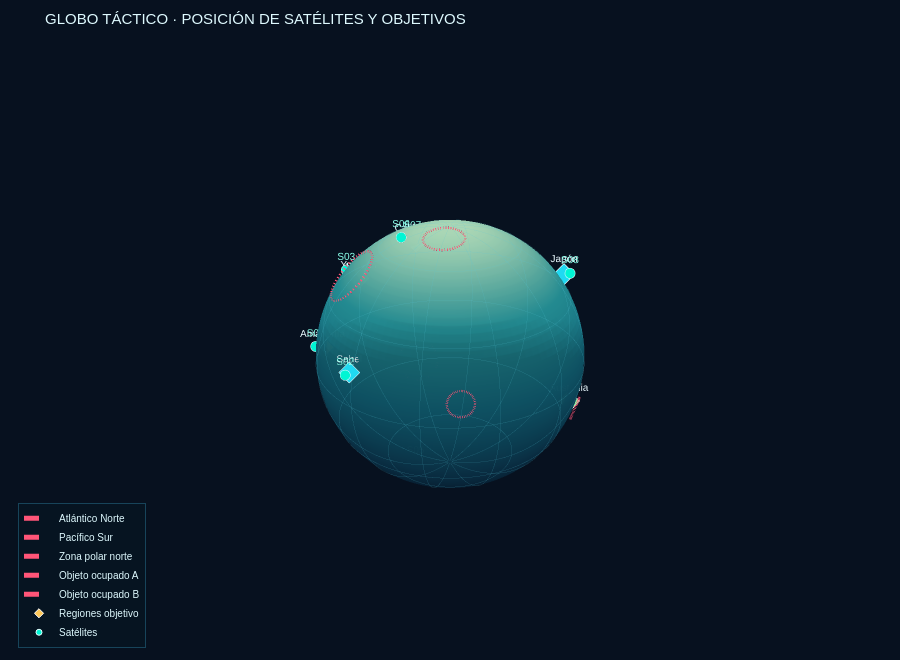
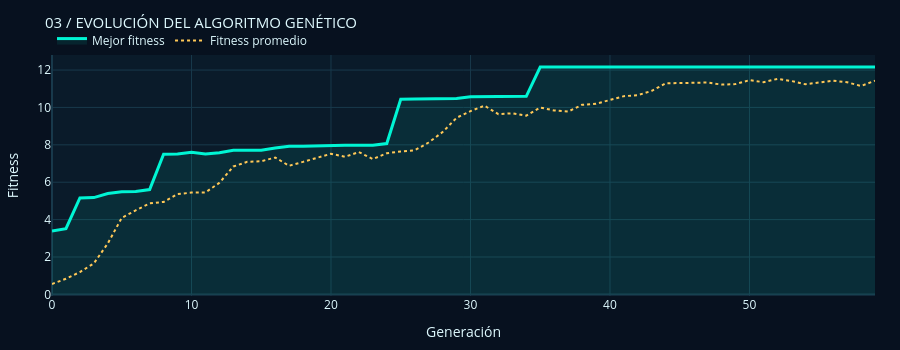

The code cell stored with these charts, in order, in its notebook:
### Code cell
from IPython.display import display, HTML

def latlon_to_xyz(lat, lon, radius=1.0):
    lat_r, lon_r = np.radians(lat), np.radians(lon)
    return (radius*np.cos(lat_r)*np.cos(lon_r),
            radius*np.cos(lat_r)*np.sin(lon_r), radius*np.sin(lat_r))

def circle_on_globe(center, radius_deg, n=120, globe_radius=1.018):
    lat0, lon0 = center
    bearings = np.linspace(0, 2*np.pi, n)
    ang, lat1, lon1 = np.radians(radius_deg), np.radians(lat0), np.radians(lon0)
    lats, lons = [], []
    for b in bearings:
        lat = np.arcsin(np.sin(lat1)*np.cos(ang)+np.cos(lat1)*np.sin(ang)*np.cos(b))
        lon = lon1 + np.arctan2(np.sin(b)*np.sin(ang)*np.cos(lat1),
                                np.cos(ang)-np.sin(lat1)*np.sin(lat))
        lats.append(np.degrees(lat)); lons.append((np.degrees(lon)+180)%360-180)
    return latlon_to_xyz(np.array(lats), np.array(lons), globe_radius)

def crear_dashboard(individuo, historial_max=None, historial_avg=None):
    reporte = coverage_report(individuo)
    cubiertas = int((reporte['Cubierta (≤300 km)'] == 'Sí').sum())
    invalidos = sum(not is_valid_position(*s) for s in individuo)
    fitness = evaluar_fitness(individuo)
    tasa = 100*cubiertas/max(1, len(REGIONS))
    display(HTML(f'''<div style="font-family:Arial,sans-serif;background:linear-gradient(120deg,#07111f,#0b1e31);border:1px solid #1c4962;border-radius:16px;padding:22px;color:#e6faff;margin:4px 0 14px 0">
      <div style="display:flex;align-items:center;gap:12px"><div style="font-size:28px">🛰️</div><div><div style="font-size:11px;letter-spacing:3px;color:#00e5c3">ASTROSHIELD / MISSION CONTROL</div><div style="font-size:24px;font-weight:700;margin-top:4px">Centro de control de constelación</div><div style="font-size:12px;color:#8aa9bc;margin-top:5px">Visualización interactiva · Optimización evolutiva · Monitoreo regional</div></div><div style="margin-left:auto;border:1px solid #087f70;color:#48f3cf;padding:7px 12px;border-radius:20px;font-size:11px">● SIMULACIÓN GENERADA</div></div>
      <div style="display:grid;grid-template-columns:repeat(4,minmax(120px,1fr));gap:10px;margin-top:20px">
      <div style="background:#0c2637;border:1px solid #17445a;border-radius:10px;padding:14px"><div style="font-size:10px;color:#8daaba;letter-spacing:1px">SATÉLITES</div><div style="font-size:27px;font-weight:700;color:#f1fbff">{len(individuo)} <span style="font-size:11px;color:#00e5c3">● ACTIVO</span></div><div style="font-size:11px;color:#7896a8">Constelación optimizada</div></div>
      <div style="background:#0c2637;border:1px solid #17445a;border-radius:10px;padding:14px"><div style="font-size:10px;color:#8daaba;letter-spacing:1px">COBERTURA REGIONAL</div><div style="font-size:27px;font-weight:700;color:#00e5c3">{cubiertas}/{len(REGIONS)}</div><div style="font-size:11px;color:#7896a8">Dentro del radio de 300 km</div></div>
      <div style="background:#0c2637;border:1px solid #17445a;border-radius:10px;padding:14px"><div style="font-size:10px;color:#8daaba;letter-spacing:1px">FITNESS</div><div style="font-size:27px;font-weight:700;color:#f8ce66">{fitness:.3f}</div><div style="font-size:11px;color:#7896a8">Evaluación de la solución</div></div>
      <div style="background:#0c2637;border:1px solid #17445a;border-radius:10px;padding:14px"><div style="font-size:10px;color:#8daaba;letter-spacing:1px">POSICIONES INVÁLIDAS</div><div style="font-size:27px;font-weight:700;color:{'#ff6482' if invalidos else '#00e5c3'}">{invalidos}</div><div style="font-size:11px;color:#7896a8">Según restricciones configuradas</div></div>
      </div></div>'''))

    fig = go.Figure()
    u = np.linspace(0, 2*np.pi, 100); v = np.linspace(-np.pi/2, np.pi/2, 60)
    xx = np.outer(np.cos(u), np.cos(v)); yy = np.outer(np.sin(u), np.cos(v)); zz = np.outer(np.ones_like(u), np.sin(v))
    fig.add_trace(go.Surface(x=xx,y=yy,z=zz,surfacecolor=zz,
        colorscale=[[0,'#07172b'],[0.25,'#0b3650'],[0.55,'#11647a'],[0.8,'#238b91'],[1,'#9cc8a6']],
        cmin=-1,cmax=1,opacity=.98,showscale=False,hoverinfo='skip',name='Tierra'))
    # Grid latitude/longitude for a technical cartographic feel
    for lat in [-60,-30,0,30,60]:
        lons=np.linspace(-180,180,160); lats=np.full_like(lons,lat)
        gx,gy,gz=latlon_to_xyz(lats,lons,1.003)
        fig.add_trace(go.Scatter3d(x=gx,y=gy,z=gz,mode='lines',line=dict(color='#56c7db',width=1),opacity=.22,showlegend=False,hoverinfo='skip'))
    for lon in range(-150,181,30):
        lats=np.linspace(-89,89,140); lons=np.full_like(lats,lon)
        gx,gy,gz=latlon_to_xyz(lats,lons,1.003)
        fig.add_trace(go.Scatter3d(x=gx,y=gy,z=gz,mode='lines',line=dict(color='#56c7db',width=1),opacity=.22,showlegend=False,hoverinfo='skip'))
    # Restricted zones / occupied objects
    for idx,zone in enumerate(DEBRIS_ZONES+BLOCKED_OBJECTS):
        x,y,z=circle_on_globe(zone['center'],zone['radius'])
        label=zone.get('name',f'Zona restringida {idx+1}')
        fig.add_trace(go.Scatter3d(x=x,y=y,z=z,mode='lines',line=dict(color='#ff5578',width=5,dash='dash'),name=label,hovertemplate=f'<b>{label}</b><br>Radio: {zone["radius"]}°<extra></extra>'))
    # Target regions
    rx,ry,rz,labels,cols,hov=[],[],[],[],[],[]
    for name,info in REGIONS.items():
        x,y,z=latlon_to_xyz(*info['coords'],1.035); rx.append(x);ry.append(y);rz.append(z);labels.append(name)
        cols.append({3:'#ffc857',2:'#20d9f2',1:'#8ef0a4'}[info['priority']])
        prioridad_label = {3: 'Alta', 2: 'Media', 1: 'Normal'}[info['priority']]
        hov.append(f"{name} · prioridad {prioridad_label}")
    fig.add_trace(go.Scatter3d(x=rx,y=ry,z=rz,mode='markers+text',text=labels,textposition='top center',
        textfont=dict(size=10,color='#eafaff'),marker=dict(size=7,color=cols,symbol='diamond',line=dict(color='#ffffff',width=1)),
        name='Regiones objetivo',hovertext=hov,hovertemplate='%{hovertext}<extra></extra>'))
    sx,sy,sz,hovers=[],[],[],[]
    for i,sat in enumerate(individuo):
        x,y,z=latlon_to_xyz(sat[0],sat[1],1.075);sx.append(x);sy.append(y);sz.append(z)
        near=min(REGIONS,key=lambda n:satellite_region_distance(sat,n)); dist=satellite_region_distance(sat,near)
        hovers.append(f'<b>Satélite S{i+1:02}</b><br>Latitud: {sat[0]:.2f}°<br>Longitud: {sat[1]:.2f}°<br>Región cercana: {near}<br>Distancia: {dist:.1f} km<br>Posición válida: {"Sí" if is_valid_position(*sat) else "No"}')
    fig.add_trace(go.Scatter3d(x=sx,y=sy,z=sz,mode='markers+text',text=[f'S{i+1:02}' for i in range(len(individuo))],textposition='top center',
        textfont=dict(size=10,color='#8affea'),marker=dict(size=6,color=['#00f5d4' if is_valid_position(*s) else '#ff5578' for s in individuo],line=dict(color='#eaffff',width=1)),
        name='Satélites',hovertext=hovers,hovertemplate='%{hovertext}<extra></extra>'))
    # Coverage links for regions within observation radius
    for name,info in REGIONS.items():
        ds=[satellite_region_distance(s,name) for s in individuo]; idx=int(np.argmin(ds))
        if ds[idx] <= OBSERVATION_RADIUS_KM:
            a=latlon_to_xyz(*individuo[idx],1.065); b=latlon_to_xyz(*info['coords'],1.04)
            fig.add_trace(go.Scatter3d(x=[a[0],b[0]],y=[a[1],b[1]],z=[a[2],b[2]],mode='lines',line=dict(color='#00f5d4',width=4),opacity=.9,showlegend=False,hoverinfo='skip'))
    fig.update_layout(title=dict(text='GLOBO TÁCTICO · POSICIÓN DE SATÉLITES Y OBJETIVOS',font=dict(size=15,color='#dffaff')),
        paper_bgcolor='#07111f',plot_bgcolor='#07111f',font=dict(color='#dffaff',family='Arial'),
        legend=dict(bgcolor='rgba(6,20,34,.85)',bordercolor='#17445a',borderwidth=1,x=.02,y=.02,font=dict(size=10)),
        margin=dict(l=0,r=0,t=48,b=0),height=660,
        scene=dict(bgcolor='#07111f',xaxis=dict(visible=False,range=[-1.2,1.2]),yaxis=dict(visible=False,range=[-1.2,1.2]),zaxis=dict(visible=False,range=[-1.2,1.2]),aspectmode='cube',camera=dict(eye=dict(x=1.55,y=1.35,z=1.1))))
    display(HTML('<div style="font:12px Arial;color:#63a7bf;letter-spacing:2px;margin:14px 2px 5px">01 / VISTA PLANETARIA INTERACTIVA</div>'))
    fig.show()

    # Coverage report as a styled interactive dataframe
    styled = reporte.style.set_properties(**{'background-color':'#0b1d2b','color':'#e4f8ff','border-color':'#20445a','text-align':'left'}).set_table_styles([
        {'selector':'th','props':[('background-color','#12354a'),('color','#64f0dc'),('font-size','11px'),('text-transform','uppercase')]},
        {'selector':'caption','props':[('caption-side','top'),('color','#e4f8ff'),('font-size','16px'),('font-weight','bold'),('text-align','left'),('padding','10px 0')]}
    ]).set_caption('02 / ESTADO DE COBERTURA POR REGIÓN')
    display(styled)
    if historial_max is not None and historial_avg is not None:
        evo=go.Figure()
        evo.add_trace(go.Scatter(y=historial_max,mode='lines',name='Mejor fitness',line=dict(color='#00f5d4',width=3),fill='tozeroy',fillcolor='rgba(0,245,212,.08)'))
        evo.add_trace(go.Scatter(y=historial_avg,mode='lines',name='Fitness promedio',line=dict(color='#ffc857',width=2,dash='dot')))
        evo.update_layout(title=dict(text='03 / EVOLUCIÓN DEL ALGORITMO GENÉTICO',font=dict(size=15,color='#dffaff')),
            xaxis_title='Generación',yaxis_title='Fitness',paper_bgcolor='#07111f',plot_bgcolor='#0a1b2a',
            font=dict(color='#dffaff'),height=350,margin=dict(l=35,r=25,t=55,b=40),
            xaxis=dict(gridcolor='#18394b',zerolinecolor='#18394b'),yaxis=dict(gridcolor='#18394b',zerolinecolor='#18394b'),
            legend=dict(orientation='h',y=1.12,x=0))
        evo.show()
    display(HTML(f'<div style="font:11px Arial;color:#64869a;border-top:1px solid #18394b;padding-top:10px;margin-top:12px">ASTROSHIELD · FIN DE REPORTE · Cobertura calculada con radio de observación de {OBSERVATION_RADIUS_KM} km · Los resultados corresponden a la corrida ejecutada en este notebook.</div>'))

crear_dashboard(MEJOR_INDIVIDUO, HISTORIAL_MAX, HISTORIAL_AVG)

### Figure 1 — Plotly figure (JSON) as saved in the notebook; plotly's stock layout.template omitted (floating-point values rounded to 4 significant figures; data arrays with more than 128 entries replaced by an {"elided": "..."} marker saying what was removed)
{"data": [{"cmax": 1, "cmin": -1, "colorscale": [[0, "#07172b"], [0.25, "#0b3650"], [0.55, "#11647a"], [0.8, "#238b91"], [1, "#9cc8a6"]], "hoverinfo": "skip", "name": "Tierra", "opacity": 0.98, "showscale": false, "surfacecolor": {"elided": "100x60 float values"}, "type": "surface", "x": {"elided": "100x60 float values"}, "y": {"elided": "100x60 float values"}, "z": {"elided": "100x60 float values"}}, {"hoverinfo": "skip", "line": {"color": "#56c7db", "width": 1}, "mode": "lines", "opacity": 0.22, "showlegend": false, "type": "scatter3d", "x": {"elided": "160 float values"}, "y": {"elided": "160 float values"}, "z": {"elided": "160 float values"}}, {"hoverinfo": "skip", "line": {"color": "#56c7db", "width": 1}, "mode": "lines", "opacity": 0.22, "showlegend": false, "type": "scatter3d", "x": {"elided": "160 float values"}, "y": {"elided": "160 float values"}, "z": {"elided": "160 float values"}}, {"hoverinfo": "skip", "line": {"color": "#56c7db", "width": 1}, "mode": "lines", "opacity": 0.22, "showlegend": false, "type": "scatter3d", "x": {"elided": "160 float values"}, "y": {"elided": "160 float values"}, "z": {"elided": "160 float values"}}, {"hoverinfo": "skip", "line": {"color": "#56c7db", "width": 1}, "mode": "lines", "opacity": 0.22, "showlegend": false, "type": "scatter3d", "x": {"elided": "160 float values"}, "y": {"elided": "160 float values"}, "z": {"elided": "160 float values"}}, {"hoverinfo": "skip", "line": {"color": "#56c7db", "width": 1}, "mode": "lines", "opacity": 0.22, "showlegend": false, "type": "scatter3d", "x": {"elided": "160 float values"}, "y": {"elided": "160 float values"}, "z": {"elided": "160 float values"}}, {"hoverinfo": "skip", "line": {"color": "#56c7db", "width": 1}, "mode": "lines", "opacity": 0.22, "showlegend": false, "type": "scatter3d", "x": {"elided": "140 float values"}, "y": {"elided": "140 float values"}, "z": {"elided": "140 float values"}}, {"hoverinfo": "skip", "line": {"color": "#56c7db", "width": 1}, "mode": "lines", "opacity": 0.22, "showlegend": false, "type": "scatter3d", "x": {"elided": "140 float values"}, "y": {"elided": "140 float values"}, "z": {"elided": "140 float values"}}, {"hoverinfo": "skip", "line": {"color": "#56c7db", "width": 1}, "mode": "lines", "opacity": 0.22, "showlegend": false, "type": "scatter3d", "x": {"elided": "140 float values"}, "y": {"elided": "140 float values"}, "z": {"elided": "140 float values"}}, {"hoverinfo": "skip", "line": {"color": "#56c7db", "width": 1}, "mode": "lines", "opacity": 0.22, "showlegend": false, "type": "scatter3d", "x": {"elided": "140 float values"}, "y": {"elided": "140 float values"}, "z": {"elided": "140 float values"}}, {"hoverinfo": "skip", "line": {"color": "#56c7db", "width": 1}, "mode": "lines", "opacity": 0.22, "showlegend": false, "type": "scatter3d", "x": {"elided": "140 float values"}, "y": {"elided": "140 float values"}, "z": {"elided": "140 float values"}}, {"hoverinfo": "skip", "line": {"color": "#56c7db", "width": 1}, "mode": "lines", "opacity": 0.22, "showlegend": false, "type": "scatter3d", "x": {"elided": "140 float values"}, "y": {"elided": "140 float values"}, "z": {"elided": "140 float values"}}, {"hoverinfo": "skip", "line": {"color": "#56c7db", "width": 1}, "mode": "lines", "opacity": 0.22, "showlegend": false, "type": "scatter3d", "x": {"elided": "140 float values"}, "y": {"elided": "140 float values"}, "z": {"elided": "140 float values"}}, {"hoverinfo": "skip", "line": {"color": "#56c7db", "width": 1}, "mode": "lines", "opacity": 0.22, "showlegend": false, "type": "scatter3d", "x": {"elided": "140 float values"}, "y": {"elided": "140 float values"}, "z": {"elided": "140 float values"}}, {"hoverinfo": "skip", "line": {"color": "#56c7db", "width": 1}, "mode": "lines", "opacity": 0.22, "showlegend": false, "type": "scatter3d", "x": {"elided": "140 float values"}, "y": {"elided": "140 float values"}, "z": {"elided": "140 float values"}}, {"hoverinfo": "skip", "line": {"color": "#56c7db", "width": 1}, "mode": "lines", "opacity": 0.22, "showlegend": false, "type": "scatter3d", "x": {"elided": "140 float values"}, "y": {"elided": "140 float values"}, "z": {"elided": "140 float values"}}, {"hoverinfo": "skip", "line": {"color": "#56c7db", "width": 1}, "mode": "lines", "opacity": 0.22, "showlegend": false, "type": "scatter3d", "x": {"elided": "140 float values"}, "y": {"elided": "140 float values"}, "z": {"elided": "140 float values"}}, {"hoverinfo": "skip", "line": {"color": "#56c7db", "width": 1}, "mode": "lines", "opacity": 0.22, "showlegend": false, "type": "scatter3d", "x": {"elided": "140 float values"}, "y": {"elided": "140 float values"}, "z": {"elided": "140 float values"}}, {"hovertemplate": "<b>Atlántico Norte</b><br>Radio: 12.0°<extra></extra>", "line": {"color": "#ff5578", "dash": "dash", "width": 5}, "mode": "lines", "name": "Atlántico Norte", "type": "scatter3d", "x": [0.4542, 0.4608, 0.4677, 0.4749, 0.4823, 0.4901, 0.4981, 0.5063, 0.5147, 0.5233, 0.532, 0.5409, 0.5498, 0.5589, 0.568, 0.5771, 0.5862, 0.5952, 0.6043, 0.6132, 0.6221, 0.6308, 0.6394, 0.6478, 0.656, 0.6639, 0.6717, 0.6792, 0.6863, 0.6932, 0.6998, 0.706, 0.7118, 0.7173, 0.7224, 0.7271, 0.7313, 0.7352, 0.7386, 0.7415, 0.744, 0.746, 0.7475, 0.7486, 0.7492, 0.7493, 0.7489, 0.7481, 0.7467, 0.7449, 0.7426, 0.7399, 0.7367, 0.7331, 0.729, 0.7245, 0.7196, 0.7143, 0.7086, 0.7025, 0.6961, 0.6894, 0.6823, 0.675, 0.6673, 0.6595, 0.6514, 0.643, 0.6346, 0.6259, 0.6171, 0.6082, 0.5992, 0.5901, 0.581, 0.5719, 0.5628, 0.5538, 0.5448, 0.5359, 0.5271, 0.5184, 0.5099, 0.5016, 0.4936, 0.4857, 0.4781, 0.4708, 0.4637, 0.457, 0.4506, 0.4446, 0.4389, 0.4336, 0.4287, 0.4243, 0.4202, 0.4166, 0.4135, 0.4107, 0.4085, 0.4067, 0.4054, 0.4046, 0.4042, 0.4044, 0.405, 0.4061, 0.4077, 0.4097, 0.4122, 0.4152, 0.4186, 0.4225, 0.4267, 0.4314, 0.4366, 0.4421, 0.4479, 0.4542], "y": [-0.318, -0.309, -0.3002, -0.2917, -0.2836, -0.2757, -0.2683, -0.2612, -0.2545, -0.2482, -0.2424, -0.237, -0.232, -0.2276, -0.2236, -0.2202, -0.2172, -0.2148, -0.2129, -0.2115, -0.2107, -0.2104, -0.2106, -0.2114, -0.2127, -0.2146, -0.217, -0.2199, -0.2233, -0.2272, -0.2316, -0.2365, -0.2419, -0.2477, -0.2539, -0.2606, -0.2677, -0.2751, -0.2829, -0.291, -0.2995, -0.3082, -0.3172, -0.3265, -0.3359, -0.3456, -0.3554, -0.3654, -0.3754, -0.3856, -0.3958, -0.406, -0.4162, -0.4264, -0.4365, -0.4465, -0.4564, -0.4661, -0.4757, -0.4851, -0.4942, -0.5031, -0.5118, -0.5201, -0.5281, -0.5358, -0.543, -0.5499, -0.5564, -0.5625, -0.5681, -0.5733, -0.578, -0.5822, -0.5859, -0.5891, -0.5918, -0.5939, -0.5956, -0.5967, -0.5972, -0.5973, -0.5967, -0.5957, -0.5941, -0.592, -0.5893, -0.5862, -0.5825, -0.5784, -0.5737, -0.5686, -0.563, -0.557, -0.5505, -0.5436, -0.5364, -0.5288, -0.5208, -0.5125, -0.5039, -0.495, -0.4859, -0.4765, -0.467, -0.4572, -0.4473, -0.4373, -0.4272, -0.4171, -0.4068, -0.3966, -0.3864, -0.3763, -0.3662, -0.3563, -0.3464, -0.3368, -0.3273, -0.318], "z": [0.8538, 0.8536, 0.8529, 0.8519, 0.8504, 0.8486, 0.8463, 0.8437, 0.8406, 0.8372, 0.8334, 0.8292, 0.8247, 0.8199, 0.8147, 0.8092, 0.8035, 0.7974, 0.7911, 0.7846, 0.7778, 0.7708, 0.7637, 0.7563, 0.7488, 0.7412, 0.7335, 0.7258, 0.7179, 0.71, 0.7021, 0.6942, 0.6864, 0.6785, 0.6708, 0.6631, 0.6556, 0.6482, 0.641, 0.6339, 0.627, 0.6203, 0.6139, 0.6077, 0.6018, 0.5962, 0.5909, 0.5859, 0.5812, 0.5769, 0.5729, 0.5693, 0.566, 0.5632, 0.5607, 0.5586, 0.557, 0.5557, 0.5549, 0.5545, 0.5545, 0.5549, 0.5557, 0.557, 0.5586, 0.5607, 0.5632, 0.566, 0.5693, 0.5729, 0.5769, 0.5812, 0.5859, 0.5909, 0.5962, 0.6018, 0.6077, 0.6139, 0.6203, 0.627, 0.6339, 0.641, 0.6482, 0.6556, 0.6631, 0.6708, 0.6785, 0.6864, 0.6942, 0.7021, 0.71, 0.7179, 0.7258, 0.7335, 0.7412, 0.7488, 0.7563, 0.7637, 0.7708, 0.7778, 0.7846, 0.7911, 0.7974, 0.8035, 0.8092, 0.8147, 0.8199, 0.8247, 0.8292, 0.8334, 0.8372, 0.8406, 0.8437, 0.8463, 0.8486, 0.8504, 0.8519, 0.8529, 0.8536, 0.8538]}, {"hovertemplate": "<b>Pacífico Sur</b><br>Radio: 10.0°<extra></extra>", "line": {"color": "#ff5578", "dash": "dash", "width": 5}, "mode": "lines", "name": "Pacífico Sur", "type": "scatter3d", "x": [-0.4783, -0.4702, -0.4619, -0.4536, -0.4452, -0.4368, -0.4284, -0.42, -0.4117, -0.4034, -0.3952, -0.3871, -0.3791, -0.3713, -0.3636, -0.3562, -0.349, -0.342, -0.3352, -0.3288, -0.3226, -0.3168, -0.3112, -0.3061, -0.3012, -0.2968, -0.2927, -0.289, -0.2858, -0.2829, -0.2804, -0.2784, -0.2769, -0.2757, -0.275, -0.2748, -0.275, -0.2756, -0.2767, -0.2782, -0.2801, -0.2825, -0.2853, -0.2885, -0.2921, -0.2962, -0.3006, -0.3053, -0.3105, -0.3159, -0.3218, -0.3279, -0.3343, -0.341, -0.3479, -0.3551, -0.3625, -0.3702, -0.3779, -0.3859, -0.394, -0.4022, -0.4105, -0.4188, -0.4272, -0.4356, -0.444, -0.4524, -0.4607, -0.469, -0.4771, -0.4852, -0.4931, -0.5008, -0.5083, -0.5157, -0.5228, -0.5296, -0.5362, -0.5426, -0.5486, -0.5543, -0.5596, -0.5646, -0.5693, -0.5735, -0.5774, -0.5809, -0.584, -0.5866, -0.5888, -0.5906, -0.592, -0.5929, -0.5934, -0.5934, -0.593, -0.5921, -0.5908, -0.5891, -0.587, -0.5844, -0.5814, -0.5779, -0.5741, -0.5699, -0.5653, -0.5604, -0.5551, -0.5494, -0.5434, -0.5372, -0.5306, -0.5238, -0.5167, -0.5094, -0.5019, -0.4942, -0.4863, -0.4783], "y": [-0.8284, -0.833, -0.8373, -0.8414, -0.8453, -0.8489, -0.8522, -0.8552, -0.858, -0.8604, -0.8626, -0.8644, -0.8659, -0.8671, -0.868, -0.8686, -0.8688, -0.8687, -0.8683, -0.8676, -0.8665, -0.8651, -0.8634, -0.8614, -0.8591, -0.8565, -0.8536, -0.8504, -0.847, -0.8432, -0.8393, -0.835, -0.8306, -0.8259, -0.821, -0.816, -0.8107, -0.8053, -0.7997, -0.794, -0.7882, -0.7823, -0.7763, -0.7702, -0.7641, -0.758, -0.7518, -0.7456, -0.7395, -0.7334, -0.7273, -0.7213, -0.7154, -0.7096, -0.7039, -0.6983, -0.6929, -0.6877, -0.6826, -0.6777, -0.673, -0.6686, -0.6644, -0.6604, -0.6567, -0.6533, -0.6501, -0.6472, -0.6446, -0.6423, -0.6403, -0.6386, -0.6372, -0.6362, -0.6355, -0.6351, -0.635, -0.6352, -0.6358, -0.6367, -0.6379, -0.6395, -0.6413, -0.6435, -0.6459, -0.6487, -0.6517, -0.6551, -0.6587, -0.6625, -0.6666, -0.671, -0.6755, -0.6803, -0.6853, -0.6904, -0.6958, -0.7013, -0.7069, -0.7127, -0.7185, -0.7245, -0.7305, -0.7366, -0.7428, -0.7489, -0.7551, -0.7613, -0.7674, -0.7735, -0.7795, -0.7855, -0.7913, -0.7971, -0.8027, -0.8082, -0.8135, -0.8187, -0.8237, -0.8284], "z": [-0.3482, -0.3484, -0.349, -0.3501, -0.3516, -0.3535, -0.3558, -0.3585, -0.3616, -0.3651, -0.369, -0.3733, -0.3779, -0.3828, -0.3881, -0.3937, -0.3996, -0.4058, -0.4123, -0.419, -0.4259, -0.433, -0.4404, -0.4479, -0.4555, -0.4633, -0.4712, -0.4791, -0.4871, -0.4952, -0.5033, -0.5114, -0.5194, -0.5274, -0.5353, -0.5432, -0.5509, -0.5584, -0.5659, -0.5731, -0.5801, -0.5869, -0.5935, -0.5998, -0.6059, -0.6116, -0.6171, -0.6222, -0.627, -0.6314, -0.6355, -0.6392, -0.6425, -0.6454, -0.6479, -0.6501, -0.6518, -0.653, -0.6539, -0.6543, -0.6543, -0.6539, -0.653, -0.6518, -0.6501, -0.6479, -0.6454, -0.6425, -0.6392, -0.6355, -0.6314, -0.627, -0.6222, -0.6171, -0.6116, -0.6059, -0.5998, -0.5935, -0.5869, -0.5801, -0.5731, -0.5659, -0.5584, -0.5509, -0.5432, -0.5353, -0.5274, -0.5194, -0.5114, -0.5033, -0.4952, -0.4871, -0.4791, -0.4712, -0.4633, -0.4555, -0.4479, -0.4404, -0.433, -0.4259, -0.419, -0.4123, -0.4058, -0.3996, -0.3937, -0.3881, -0.3828, -0.3779, -0.3733, -0.369, -0.3651, -0.3616, -0.3585, -0.3558, -0.3535, -0.3516, -0.3501, -0.349, -0.3484, -0.3482]}, {"hovertemplate": "<b>Zona polar norte</b><br>Radio: 8.0°<extra></extra>", "line": {"color": "#ff5578", "dash": "dash", "width": 5}, "mode": "lines", "name": "Zona polar norte", "type": "scatter3d", "x": [0.0615, 0.05793, 0.0547, 0.05183, 0.04931, 0.04717, 0.0454, 0.04401, 0.04301, 0.04239, 0.04215, 0.04231, 0.04285, 0.04378, 0.0451, 0.04679, 0.04886, 0.0513, 0.0541, 0.05726, 0.06077, 0.06461, 0.06877, 0.07325, 0.07804, 0.08311, 0.08845, 0.09406, 0.0999, 0.106, 0.1123, 0.1187, 0.1254, 0.1322, 0.1392, 0.1462, 0.1534, 0.1606, 0.1679, 0.1753, 0.1826, 0.19, 0.1973, 0.2046, 0.2118, 0.219, 0.226, 0.2329, 0.2397, 0.2463, 0.2527, 0.2589, 0.2649, 0.2707, 0.2762, 0.2815, 0.2865, 0.2912, 0.2955, 0.2996, 0.3034, 0.3068, 0.3098, 0.3125, 0.3148, 0.3168, 0.3184, 0.3196, 0.3204, 0.3208, 0.3208, 0.3205, 0.3198, 0.3186, 0.3171, 0.3152, 0.313, 0.3104, 0.3074, 0.3041, 0.3004, 0.2964, 0.2921, 0.2874, 0.2825, 0.2773, 0.2718, 0.2661, 0.2601, 0.2539, 0.2475, 0.241, 0.2342, 0.2274, 0.2204, 0.2132, 0.206, 0.1988, 0.1914, 0.1841, 0.1767, 0.1694, 0.1621, 0.1548, 0.1476, 0.1405, 0.1336, 0.1267, 0.12, 0.1135, 0.1072, 0.1011, 0.09519, 0.08954, 0.08414, 0.07902, 0.07417, 0.06963, 0.0654, 0.0615], "y": [0.03551, 0.04208, 0.04882, 0.05573, 0.06277, 0.06992, 0.07718, 0.08451, 0.0919, 0.09932, 0.1068, 0.1142, 0.1216, 0.129, 0.1363, 0.1435, 0.1506, 0.1575, 0.1643, 0.171, 0.1775, 0.1837, 0.1898, 0.1956, 0.2012, 0.2065, 0.2115, 0.2162, 0.2206, 0.2247, 0.2284, 0.2318, 0.2348, 0.2375, 0.2398, 0.2418, 0.2433, 0.2445, 0.2453, 0.2457, 0.2457, 0.2453, 0.2445, 0.2433, 0.2417, 0.2398, 0.2375, 0.2348, 0.2317, 0.2283, 0.2245, 0.2205, 0.2161, 0.2113, 0.2063, 0.201, 0.1955, 0.1896, 0.1836, 0.1773, 0.1708, 0.1642, 0.1573, 0.1504, 0.1433, 0.1361, 0.1288, 0.1214, 0.114, 0.1066, 0.09912, 0.0917, 0.08431, 0.07698, 0.06973, 0.06257, 0.05554, 0.04864, 0.0419, 0.03533, 0.02896, 0.0228, 0.01686, 0.01117, 0.005747, 0.0005952, -0.004266, -0.008823, -0.01306, -0.01697, -0.02055, -0.02377, -0.02663, -0.02913, -0.03126, -0.033, -0.03437, -0.03534, -0.03592, -0.03611, -0.03591, -0.03532, -0.03433, -0.03296, -0.03121, -0.02907, -0.02656, -0.02369, -0.02045, -0.01687, -0.01295, -0.008703, -0.004138, 0.0007308, 0.00589, 0.01132, 0.01702, 0.02296, 0.02913, 0.03551], "z": [1.016, 1.015, 1.015, 1.015, 1.015, 1.014, 1.014, 1.014, 1.013, 1.012, 1.012, 1.011, 1.01, 1.009, 1.008, 1.007, 1.006, 1.004, 1.003, 1.002, 1.001, 0.9992, 0.9978, 0.9963, 0.9949, 0.9934, 0.9919, 0.9903, 0.9888, 0.9872, 0.9857, 0.9841, 0.9826, 0.981, 0.9795, 0.978, 0.9765, 0.9751, 0.9736, 0.9722, 0.9709, 0.9696, 0.9683, 0.9671, 0.9659, 0.9648, 0.9638, 0.9628, 0.9619, 0.961, 0.9602, 0.9595, 0.9589, 0.9583, 0.9578, 0.9574, 0.9571, 0.9569, 0.9567, 0.9566, 0.9566, 0.9567, 0.9569, 0.9571, 0.9574, 0.9578, 0.9583, 0.9589, 0.9595, 0.9602, 0.961, 0.9619, 0.9628, 0.9638, 0.9648, 0.9659, 0.9671, 0.9683, 0.9696, 0.9709, 0.9722, 0.9736, 0.9751, 0.9765, 0.978, 0.9795, 0.981, 0.9826, 0.9841, 0.9857, 0.9872, 0.9888, 0.9903, 0.9919, 0.9934, 0.9949, 0.9963, 0.9978, 0.9992, 1.001, 1.002, 1.003, 1.004, 1.006, 1.007, 1.008, 1.009, 1.01, 1.011, 1.012, 1.012, 1.013, 1.014, 1.014, 1.014, 1.015, 1.015, 1.015, 1.015, 1.016]}, {"hovertemplate": "<b>Objeto ocupado A</b><br>Radio: 5.0°<extra></extra>", "line": {"color": "#ff5578", "dash": "dash", "width": 5}, "mode": "lines", "name": "Objeto ocupado A", "type": "scatter3d", "x": [0.6953, 0.692, 0.6888, 0.6855, 0.6824, 0.6793, 0.6763, 0.6734, 0.6705, 0.6678, 0.6652, 0.6627, 0.6603, 0.658, 0.6559, 0.6539, 0.6521, 0.6504, 0.6488, 0.6474, 0.6462, 0.6452, 0.6443, 0.6436, 0.6431, 0.6427, 0.6425, 0.6425, 0.6427, 0.6431, 0.6436, 0.6443, 0.6452, 0.6462, 0.6475, 0.6488, 0.6504, 0.6521, 0.6539, 0.6559, 0.658, 0.6603, 0.6627, 0.6652, 0.6678, 0.6706, 0.6734, 0.6763, 0.6794, 0.6824, 0.6856, 0.6888, 0.6921, 0.6953, 0.6987, 0.702, 0.7054, 0.7087, 0.7121, 0.7154, 0.7187, 0.722, 0.7253, 0.7284, 0.7316, 0.7346, 0.7376, 0.7405, 0.7432, 0.7459, 0.7485, 0.7509, 0.7533, 0.7555, 0.7575, 0.7594, 0.7612, 0.7628, 0.7643, 0.7656, 0.7667, 0.7677, 0.7685, 0.7691, 0.7695, 0.7698, 0.7699, 0.7698, 0.7695, 0.7691, 0.7685, 0.7677, 0.7667, 0.7656, 0.7643, 0.7628, 0.7612, 0.7594, 0.7575, 0.7554, 0.7532, 0.7509, 0.7485, 0.7459, 0.7432, 0.7404, 0.7375, 0.7346, 0.7315, 0.7284, 0.7252, 0.722, 0.7187, 0.7154, 0.7121, 0.7087, 0.7053, 0.702, 0.6986, 0.6953], "y": [0.6953, 0.6986, 0.702, 0.7053, 0.7087, 0.7121, 0.7154, 0.7187, 0.722, 0.7252, 0.7284, 0.7315, 0.7346, 0.7375, 0.7404, 0.7432, 0.7459, 0.7485, 0.7509, 0.7532, 0.7554, 0.7575, 0.7594, 0.7612, 0.7628, 0.7643, 0.7656, 0.7667, 0.7677, 0.7685, 0.7691, 0.7695, 0.7698, 0.7699, 0.7698, 0.7695, 0.7691, 0.7685, 0.7677, 0.7667, 0.7656, 0.7643, 0.7628, 0.7612, 0.7594, 0.7575, 0.7555, 0.7533, 0.7509, 0.7485, 0.7459, 0.7432, 0.7405, 0.7376, 0.7346, 0.7316, 0.7284, 0.7253, 0.722, 0.7187, 0.7154, 0.7121, 0.7087, 0.7054, 0.702, 0.6987, 0.6953, 0.6921, 0.6888, 0.6856, 0.6824, 0.6794, 0.6763, 0.6734, 0.6706, 0.6678, 0.6652, 0.6627, 0.6603, 0.658, 0.6559, 0.6539, 0.6521, 0.6504, 0.6488, 0.6475, 0.6462, 0.6452, 0.6443, 0.6436, 0.6431, 0.6427, 0.6425, 0.6425, 0.6427, 0.6431, 0.6436, 0.6443, 0.6452, 0.6462, 0.6474, 0.6488, 0.6504, 0.6521, 0.6539, 0.6559, 0.658, 0.6603, 0.6627, 0.6652, 0.6678, 0.6705, 0.6734, 0.6763, 0.6793, 0.6824, 0.6855, 0.6888, 0.692, 0.6953], "z": [0.2635, 0.2634, 0.263, 0.2624, 0.2615, 0.2605, 0.2591, 0.2576, 0.2558, 0.2538, 0.2516, 0.2492, 0.2465, 0.2437, 0.2407, 0.2375, 0.2341, 0.2306, 0.2269, 0.2231, 0.2191, 0.215, 0.2109, 0.2066, 0.2022, 0.1978, 0.1933, 0.1887, 0.1842, 0.1796, 0.1749, 0.1703, 0.1657, 0.1612, 0.1567, 0.1522, 0.1478, 0.1435, 0.1392, 0.1351, 0.1311, 0.1272, 0.1234, 0.1198, 0.1164, 0.1131, 0.11, 0.1071, 0.1043, 0.1018, 0.09949, 0.09738, 0.09549, 0.09382, 0.09238, 0.09118, 0.09021, 0.08948, 0.089, 0.08875, 0.08875, 0.089, 0.08948, 0.09021, 0.09118, 0.09238, 0.09382, 0.09549, 0.09738, 0.09949, 0.1018, 0.1043, 0.1071, 0.11, 0.1131, 0.1164, 0.1198, 0.1234, 0.1272, 0.1311, 0.1351, 0.1392, 0.1435, 0.1478, 0.1522, 0.1567, 0.1612, 0.1657, 0.1703, 0.1749, 0.1796, 0.1842, 0.1887, 0.1933, 0.1978, 0.2022, 0.2066, 0.2109, 0.215, 0.2191, 0.2231, 0.2269, 0.2306, 0.2341, 0.2375, 0.2407, 0.2437, 0.2465, 0.2492, 0.2516, 0.2538, 0.2558, 0.2576, 0.2591, 0.2605, 0.2615, 0.2624, 0.263, 0.2634, 0.2635]}, {"hovertemplate": "<b>Objeto ocupado B</b><br>Radio: 5.0°<extra></extra>", "line": {"color": "#ff5578", "dash": "dash", "width": 5}, "mode": "lines", "name": "Objeto ocupado B", "type": "scatter3d", "x": [-0.3429, -0.3473, -0.3516, -0.3559, -0.3602, -0.3644, -0.3685, -0.3725, -0.3764, -0.3802, -0.3838, -0.3873, -0.3907, -0.3939, -0.397, -0.3999, -0.4026, -0.4051, -0.4074, -0.4096, -0.4115, -0.4132, -0.4146, -0.4159, -0.4169, -0.4177, -0.4183, -0.4187, -0.4188, -0.4187, -0.4183, -0.4177, -0.4169, -0.4158, -0.4146, -0.4131, -0.4114, -0.4094, -0.4073, -0.405, -0.4024, -0.3997, -0.3968, -0.3938, -0.3905, -0.3871, -0.3836, -0.3799, -0.3762, -0.3722, -0.3682, -0.3641, -0.3599, -0.3557, -0.3514, -0.347, -0.3426, -0.3382, -0.3338, -0.3294, -0.325, -0.3206, -0.3163, -0.312, -0.3078, -0.3036, -0.2996, -0.2956, -0.2918, -0.2881, -0.2845, -0.281, -0.2777, -0.2746, -0.2716, -0.2688, -0.2662, -0.2638, -0.2615, -0.2595, -0.2577, -0.2561, -0.2548, -0.2536, -0.2527, -0.252, -0.2515, -0.2513, -0.2513, -0.2516, -0.252, -0.2527, -0.2537, -0.2548, -0.2562, -0.2578, -0.2596, -0.2617, -0.2639, -0.2663, -0.269, -0.2718, -0.2747, -0.2779, -0.2812, -0.2847, -0.2883, -0.292, -0.2959, -0.2998, -0.3039, -0.308, -0.3122, -0.3165, -0.3209, -0.3252, -0.3296, -0.3341, -0.3385, -0.3429], "y": [0.9421, 0.9404, 0.9388, 0.937, 0.9352, 0.9334, 0.9315, 0.9297, 0.9277, 0.9258, 0.9238, 0.9219, 0.9199, 0.918, 0.916, 0.9141, 0.9121, 0.9102, 0.9083, 0.9065, 0.9047, 0.9029, 0.9012, 0.8996, 0.898, 0.8965, 0.895, 0.8936, 0.8923, 0.891, 0.8899, 0.8888, 0.8878, 0.8869, 0.8861, 0.8854, 0.8848, 0.8843, 0.8839, 0.8836, 0.8834, 0.8833, 0.8833, 0.8834, 0.8836, 0.8839, 0.8843, 0.8848, 0.8855, 0.8862, 0.887, 0.8879, 0.8889, 0.89, 0.8911, 0.8924, 0.8937, 0.8951, 0.8966, 0.8981, 0.8997, 0.9014, 0.9031, 0.9049, 0.9067, 0.9085, 0.9104, 0.9123, 0.9142, 0.9162, 0.9181, 0.9201, 0.9221, 0.924, 0.926, 0.9279, 0.9298, 0.9317, 0.9336, 0.9354, 0.9372, 0.9389, 0.9406, 0.9422, 0.9438, 0.9453, 0.9467, 0.9481, 0.9494, 0.9506, 0.9517, 0.9527, 0.9536, 0.9545, 0.9552, 0.9559, 0.9565, 0.9569, 0.9573, 0.9575, 0.9577, 0.9577, 0.9577, 0.9575, 0.9573, 0.9569, 0.9564, 0.9559, 0.9552, 0.9544, 0.9536, 0.9526, 0.9516, 0.9505, 0.9492, 0.948, 0.9466, 0.9452, 0.9436, 0.9421], "z": [-0.1768, -0.1769, -0.1773, -0.1778, -0.1787, -0.1797, -0.181, -0.1826, -0.1843, -0.1863, -0.1884, -0.1908, -0.1934, -0.1962, -0.1991, -0.2023, -0.2056, -0.209, -0.2127, -0.2164, -0.2203, -0.2243, -0.2284, -0.2326, -0.2369, -0.2412, -0.2456, -0.2501, -0.2546, -0.2591, -0.2636, -0.2681, -0.2726, -0.2771, -0.2815, -0.2859, -0.2902, -0.2945, -0.2986, -0.3027, -0.3066, -0.3104, -0.3141, -0.3177, -0.321, -0.3243, -0.3273, -0.3302, -0.3329, -0.3353, -0.3376, -0.3397, -0.3415, -0.3432, -0.3446, -0.3458, -0.3467, -0.3474, -0.3479, -0.3481, -0.3481, -0.3479, -0.3474, -0.3467, -0.3458, -0.3446, -0.3432, -0.3415, -0.3397, -0.3376, -0.3353, -0.3329, -0.3302, -0.3273, -0.3243, -0.321, -0.3177, -0.3141, -0.3104, -0.3066, -0.3027, -0.2986, -0.2945, -0.2902, -0.2859, -0.2815, -0.2771, -0.2726, -0.2681, -0.2636, -0.2591, -0.2546, -0.2501, -0.2456, -0.2412, -0.2369, -0.2326, -0.2284, -0.2243, -0.2203, -0.2164, -0.2127, -0.209, -0.2056, -0.2023, -0.1991, -0.1962, -0.1934, -0.1908, -0.1884, -0.1863, -0.1843, -0.1826, -0.181, -0.1797, -0.1787, -0.1778, -0.1773, -0.1769, -0.1768]}, {"hovertemplate": "%{hovertext}<extra></extra>", "hovertext": ["Yucatán · prioridad Alta", "Amazonía · prioridad Alta", "California · prioridad Media", "Sahel · prioridad Media", "Japón · prioridad Media", "Australia · prioridad Normal"], "marker": {"color": ["#ffc857", "#ffc857", "#20d9f2", "#20d9f2", "#20d9f2", "#8ef0a4"], "line": {"color": "#ffffff", "width": 1}, "size": 7, "symbol": "diamond"}, "mode": "markers+text", "name": "Regiones objetivo", "text": ["Yucatán", "Amazonía", "California", "Sahel", "Japón", "Australia"], "textfont": {"color": "#eafaff", "size": 10}, "textposition": "top center", "type": "scatter3d", "x": [0.01692, 0.485, -0.4068, 0.9997, -0.6223, -0.6397], "y": [-0.9693, -0.9121, -0.722, 0, 0.5603, 0.686], "z": [0.3625, -0.06319, 0.62, 0.2679, 0.6084, -0.4374]}, {"hovertemplate": "%{hovertext}<extra></extra>", "hovertext": ["<b>Satélite S01</b><br>Latitud: 18.13°<br>Longitud: -89.20°<br>Región cercana: Yucatán<br>Distancia: 264.2 km<br>Posición válida: Sí", "<b>Satélite S02</b><br>Latitud: 14.43°<br>Longitud: 0.41°<br>Región cercana: Sahel<br>Distancia: 76.9 km<br>Posición válida: Sí", "<b>Satélite S03</b><br>Latitud: 26.41°<br>Longitud: -80.82°<br>Región cercana: Yucatán<br>Distancia: 1061.5 km<br>Posición válida: Sí", "<b>Satélite S04</b><br>Latitud: -2.24°<br>Longitud: -60.00°<br>Región cercana: Amazonía<br>Distancia: 262.4 km<br>Posición válida: Sí", "<b>Satélite S05</b><br>Latitud: -74.60°<br>Longitud: -53.36°<br>Región cercana: Amazonía<br>Distancia: 7925.9 km<br>Posición válida: Sí", "<b>Satélite S06</b><br>Latitud: 68.56°<br>Longitud: -15.20°<br>Región cercana: Sahel<br>Distancia: 6052.7 km<br>Posición válida: Sí", "<b>Satélite S07</b><br>Latitud: 36.03°<br>Longitud: -118.26°<br>Región cercana: California<br>Distancia: 132.8 km<br>Posición válida: Sí", "<b>Satélite S08</b><br>Latitud: 35.35°<br>Longitud: 136.56°<br>Región cercana: Japón<br>Distancia: 148.4 km<br>Posición válida: Sí"], "marker": {"color": ["#00f5d4", "#00f5d4", "#00f5d4", "#00f5d4", "#00f5d4", "#00f5d4", "#00f5d4", "#00f5d4"], "line": {"color": "#eaffff", "width": 1}, "size": 6}, "mode": "markers+text", "name": "Satélites", "text": ["S01", "S02", "S03", "S04", "S05", "S06", "S07", "S08"], "textfont": {"color": "#8affea", "size": 10}, "textposition": "top center", "type": "scatter3d", "x": [0.01424, 1.041, 0.1536, 0.5371, 0.1704, 0.3792, -0.4117, -0.6367], "y": [-1.022, 0.007478, -0.9505, -0.9303, -0.2291, -0.103, -0.7657, 0.6028], "z": [0.3345, 0.268, 0.4782, -0.04209, -1.036, 1.001, 0.6324, 0.622]}, {"hoverinfo": "skip", "line": {"color": "#00f5d4", "width": 4}, "mode": "lines", "opacity": 0.9, "showlegend": false, "type": "scatter3d", "x": [0.01411, 0.017], "y": [-1.012, -0.974], "z": [0.3314, 0.3642]}, {"hoverinfo": "skip", "line": {"color": "#00f5d4", "width": 4}, "mode": "lines", "opacity": 0.9, "showlegend": false, "type": "scatter3d", "x": [0.5321, 0.4873], "y": [-0.9216, -0.9166], "z": [-0.0417, -0.06349]}, {"hoverinfo": "skip", "line": {"color": "#00f5d4", "width": 4}, "mode": "lines", "opacity": 0.9, "showlegend": false, "type": "scatter3d", "x": [-0.4078, -0.4088], "y": [-0.7586, -0.7255], "z": [0.6265, 0.623]}, {"hoverinfo": "skip", "line": {"color": "#00f5d4", "width": 4}, "mode": "lines", "opacity": 0.9, "showlegend": false, "type": "scatter3d", "x": [1.031, 1.005], "y": [0.007409, 0], "z": [0.2655, 0.2692]}, {"hoverinfo": "skip", "line": {"color": "#00f5d4", "width": 4}, "mode": "lines", "opacity": 0.9, "showlegend": false, "type": "scatter3d", "x": [-0.6307, -0.6253], "y": [0.5972, 0.563], "z": [0.6162, 0.6113]}], "layout": {"font": {"color": "#dffaff", "family": "Arial"}, "height": 660, "legend": {"bgcolor": "rgba(6,20,34,.85)", "bordercolor": "#17445a", "borderwidth": 1, "font": {"size": 10}, "x": 0.02, "y": 0.02}, "margin": {"b": 0, "l": 0, "r": 0, "t": 48}, "paper_bgcolor": "#07111f", "plot_bgcolor": "#07111f", "scene": {"aspectmode": "cube", "bgcolor": "#07111f", "camera": {"eye": {"x": 1.55, "y": 1.35, "z": 1.1}}, "xaxis": {"range": [-1.2, 1.2], "visible": false}, "yaxis": {"range": [-1.2, 1.2], "visible": false}, "zaxis": {"range": [-1.2, 1.2], "visible": false}}, "title": {"font": {"color": "#dffaff", "size": 15}, "text": "GLOBO TÁCTICO · POSICIÓN DE SATÉLITES Y OBJETIVOS"}}}

### Figure 2 — Plotly figure (JSON) as saved in the notebook; plotly's stock layout.template omitted (floating-point values rounded to 4 significant figures)
{"data": [{"fill": "tozeroy", "fillcolor": "rgba(0,245,212,.08)", "line": {"color": "#00f5d4", "width": 3}, "mode": "lines", "name": "Mejor fitness", "type": "scatter", "y": [3.389, 3.514, 5.16, 5.178, 5.393, 5.494, 5.504, 5.609, 7.494, 7.512, 7.606, 7.507, 7.581, 7.707, 7.708, 7.708, 7.831, 7.926, 7.926, 7.951, 7.973, 7.973, 7.973, 7.973, 8.067, 10.44, 10.45, 10.47, 10.47, 10.48, 10.57, 10.57, 10.57, 10.6, 10.6, 12.16, 12.16, 12.16, 12.16, 12.16, 12.16, 12.16, 12.16, 12.16, 12.16, 12.16, 12.16, 12.16, 12.16, 12.16, 12.16, 12.16, 12.16, 12.16, 12.16, 12.16, 12.16, 12.16, 12.16, 12.16]}, {"line": {"color": "#ffc857", "dash": "dot", "width": 2}, "mode": "lines", "name": "Fitness promedio", "type": "scatter", "y": [0.5582, 0.834, 1.195, 1.657, 2.728, 4.095, 4.495, 4.867, 4.947, 5.363, 5.444, 5.452, 5.966, 6.842, 7.091, 7.123, 7.319, 6.88, 7.089, 7.299, 7.524, 7.36, 7.612, 7.237, 7.547, 7.644, 7.708, 8.123, 8.681, 9.443, 9.802, 10.09, 9.638, 9.688, 9.556, 9.995, 9.838, 9.776, 10.14, 10.19, 10.38, 10.6, 10.65, 10.89, 11.29, 11.3, 11.33, 11.33, 11.22, 11.25, 11.46, 11.35, 11.53, 11.41, 11.24, 11.34, 11.43, 11.35, 11.15, 11.43]}], "layout": {"font": {"color": "#dffaff"}, "height": 350, "legend": {"orientation": "h", "x": 0, "y": 1.12}, "margin": {"b": 40, "l": 35, "r": 25, "t": 55}, "paper_bgcolor": "#07111f", "plot_bgcolor": "#0a1b2a", "title": {"font": {"color": "#dffaff", "size": 15}, "text": "03 / EVOLUCIÓN DEL ALGORITMO GENÉTICO"}, "xaxis": {"gridcolor": "#18394b", "title": {"text": "Generación"}, "zerolinecolor": "#18394b"}, "yaxis": {"gridcolor": "#18394b", "title": {"text": "Fitness"}, "zerolinecolor": "#18394b"}}}
